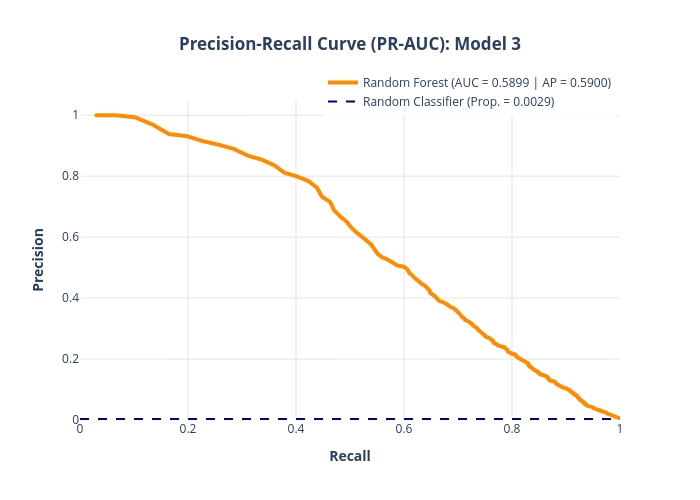

The notebook cell saved with this chart:
### Code cell
precision, recall, thresholds = precision_recall_curve(y_test, test_probs_3)
pr_auc_score = auc(recall, precision)
ap_score = average_precision_score(y_test, test_probs_3)

PRAUC_df = pl.DataFrame({"Recall": recall, "Precision": precision})

light_PRAUC_df = PRAUC_df.gather_every(50)
baseline = float(y_test.sum() / len(y_test))

fig = px.line(
    light_PRAUC_df, 
    x='Recall', 
    y='Precision',
    title='<b>Precision-Recall Curve (PR-AUC): Model 3</b>',
    labels={'Recall': '<b>Recall<b>', 'Precision': '<b>Precision<b>'}
)

fig.update_traces(
    line=dict(color='darkorange', width=4),
    name=f'Random Forest (AUC = {pr_auc_score:.4f} | AP = {ap_score:.4f})',
    showlegend=True,
    hovertemplate='<b>Recall:</b> %{x:.4f}<br><b>Precision:</b> %{y:.4f}<extra></extra>'
)

fig.add_shape(
    type="line", x0=0, y0=baseline, x1=1, y1=baseline,
    line=dict(color="navy", width=2, dash="dash"),
)

fig.add_trace(px.scatter(x=[None], y=[None], labels={'x':'', 'y':''}).data[0])

fig.data[-1].update(
    name=f'Random Classifier (Prop. = {baseline:.4f})', 
    showlegend=True, mode='lines',
    line=dict(color="navy", width=2, dash="dash")
)

fig.update_layout(
    width=700, height=500, title_x=0.5, autosize=False,
    xaxis=dict(range=[0.0, 1.0], gridcolor='rgba(0,0,0,0.1)'),
    yaxis=dict(range=[0.0, 1.05], gridcolor='rgba(0,0,0,0.1)'),
    plot_bgcolor='white',
    legend=dict(x=0.45, y=1.1, bgcolor='rgba(255, 255, 255, 0.8)')
)

fig.show()

### Figure 1 — Plotly figure (JSON) as saved in the notebook; plotly's stock layout.template omitted (floating-point values rounded to 4 significant figures; data arrays with more than 128 entries replaced by an {"elided": "..."} marker saying what was removed)
{"data": [{"hovertemplate": "<b>Recall:</b> %{x:.4f}<br><b>Precision:</b> %{y:.4f}<extra></extra>", "legendgroup": "", "line": {"color": "darkorange", "dash": "solid", "width": 4}, "marker": {"symbol": "circle"}, "mode": "lines", "name": "Random Forest (AUC = 0.5899 | AP = 0.5900)", "showlegend": true, "type": "scattergl", "x": {"elided": "9364 float values"}, "xaxis": "x", "y": {"elided": "9364 float values"}, "yaxis": "y"}, {"hovertemplate": "=%{y}<extra></extra>", "legendgroup": "", "line": {"color": "navy", "dash": "dash", "width": 2}, "marker": {"color": "#636efa", "symbol": "circle"}, "mode": "lines", "name": "Random Classifier (Prop. = 0.0029)", "orientation": "v", "showlegend": true, "type": "scatter", "x": [null], "xaxis": "x", "y": [null], "yaxis": "y"}], "layout": {"autosize": false, "height": 500, "legend": {"bgcolor": "rgba(255, 255, 255, 0.8)", "tracegroupgap": 0, "x": 0.45, "y": 1.1}, "plot_bgcolor": "white", "shapes": [{"line": {"color": "navy", "dash": "dash", "width": 2}, "type": "line", "x0": 0, "x1": 1, "y0": 0.002941, "y1": 0.002941}], "title": {"text": "<b>Precision-Recall Curve (PR-AUC): Model 3</b>", "x": 0.5}, "width": 700, "xaxis": {"anchor": "y", "domain": [0, 1], "gridcolor": "rgba(0,0,0,0.1)", "range": [0, 1], "title": {"text": "<b>Recall<b>"}}, "yaxis": {"anchor": "x", "domain": [0, 1], "gridcolor": "rgba(0,0,0,0.1)", "range": [0, 1.05], "title": {"text": "<b>Precision<b>"}}}}
